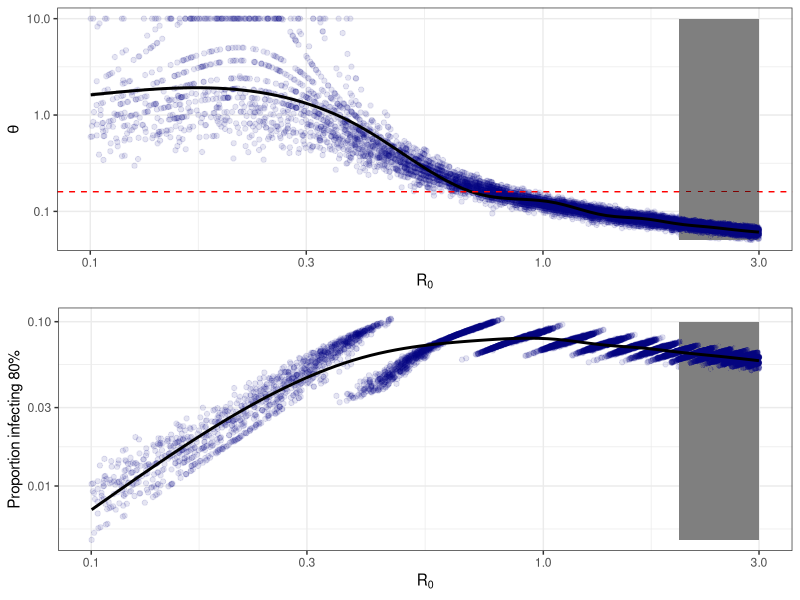

Generate this figure with R:
## ---- chunk 1
  knitr::opts_chunk$set(echo = TRUE)

  country.dat <- read.csv("data/WHOSitrepTable2.csv")
  
  require(tidyverse)
  require(gridExtra)

## ---- chunk 2
nreps = 10000

## Generate datasets from known number of cases (total + assumed local transmission in each country)
sim_data <- function(nreps, ntotal.vec, nlocal.vec){
  tmp <- matrix(rep(0, nreps), nrow=1)
  for(i in 1:length(ntotal.vec)){
    tmp <- rbind(tmp, rmultinom(nreps, nlocal.vec[i], rep(1/ntotal.vec[i], ntotal.vec[i])))
  }
  return(tmp[-1,])
}
 
tmp.dat <- sim_data(nreps, country.dat$confirmed, country.dat$cases.outside)

## ---- chunk 3

## Find the optimal theta for each value of R
## and stuff everything in a data frame
to_optim <- function(theta, R0, data) {
  -sum(dnbinom(x=data, size=theta,  mu=R0, log = TRUE))
}

do_optim <- function(R0, data) {
  return(optimize(to_optim,c(0,5000),R0=R0, data=data)$minimum)
}


##Get the proportion to infect some percentage of the population given
##a R0 and theta.
getPropInfected <- Vectorize(function(R0,theta,target.prop=0.80) {
    max.x <- 5000
    tmp <- dnbinom(1:max.x, mu=R0, size=theta) * 1:max.x
    tmp2 <- rev(cumsum(rev(tmp)))/sum(tmp)
    rc<-1-pnbinom(which.min(abs(tmp2-target.prop)), mu=R0, size=theta)
    return(rc)
  
})



## ---- chunk 4

# fitting to simulated data

# theta MLE for each pair of simulated data + randomly drawn R0
Rvec <- runif(nreps, 0.1, 3)

tmp <- vector(length=nreps)
tmp_sars <- vector(length=nreps)
tmp_R2 <- vector(length=nreps)
for(i in 1:nreps){
  tmp[i] <- do_optim(Rvec[i], data = tmp.dat[,i]) #optimal theta for random R
}

dat <- data.frame(Rvec, 
                  theta = tmp, 
                  p80 = getPropInfected(Rvec, tmp))


##%>% filter(theta<10)
p1 <- ggplot(dat%>%mutate(theta=ifelse(theta>10,10, theta)) , aes(x=Rvec, y=theta)) +
        geom_point(col='navy', alpha=0.1) +
        geom_smooth(col='black') +
        scale_x_log10() +
        scale_y_log10() +
        theme_bw() + xlab("R0") +
        geom_hline(yintercept = .16, lty=2, color="red" ) +
        geom_rect(aes(xmin=2,xmax=3, ymin=min(theta), ymax=10),fill="black", alpha=.002) +
        xlab(expression(R[0])) +
        ylab(expression(theta))


p2 <- ggplot(dat, aes(x=Rvec, y=p80)) +
        geom_point(col='navy', alpha=0.1) +
        geom_smooth(col='black') +
        scale_x_log10() +
        scale_y_log10() + theme_bw() + xlab("R0")+
        geom_rect(aes(xmin=2,xmax=3, ymin=min(p80), ymax=.1),fill="black", alpha=.002) +
        ylab("Proportion infecting 80%") +
        xlab(expression(R[0]))

grid.arrange(p1, p2,
             ncol=1)
## ---- chunk 5

inf80_R2to3 <- dat %>% filter(Rvec>=2 & Rvec<=3) 
inf80_Rp5to1 <- dat %>% filter(Rvec>=0.5 & Rvec<=1) 

